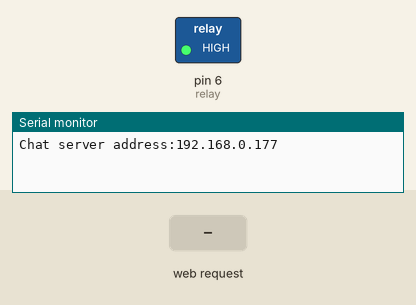
This sketch was run on a simulated Arduino Leonardo, built for the host (arithmetic inside an expression is 32-bit, double 64-bit). Shown: switched loads named in the sketch (green lamp = pin HIGH), the last lines printed to the serial monitor. The test bench sets the inputs (shaded band). WiFi joins after 1.5 s; servers stay silent unless stated.

Above: at 1.2 s.
1.3 s: HTTP request GET /on received
At 1.7 s:
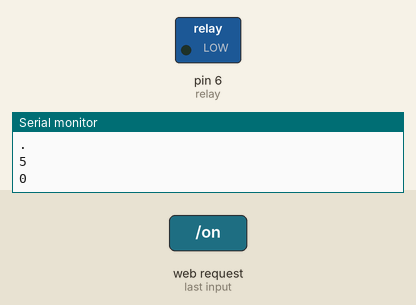
2.8 s: HTTP request GET /off received
At 4.2 s:
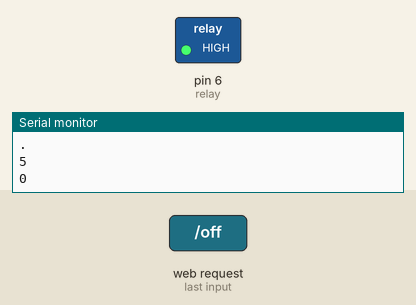
Timing chart, 0 to 5.8 s (numbered marks = the images above; inputs shaded):
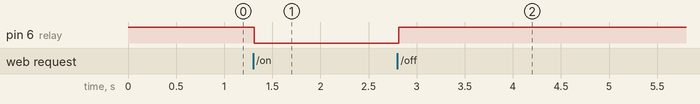

The sketch:

Lamp_-_Relay_Switch_-_Telnet_Control.ino
```cpp
#include <SPI.h>
#include <Ethernet.h>

// Enter a MAC address and IP address for your controller below.
// The IP address will be dependent on your local network.
// gateway and subnet are optional:
byte mac[] = { 0x00, 0xAA, 0xBB, 0xCC, 0xDE, 0x02 };
IPAddress ip(192, 168, 0, 177);
IPAddress myDns(192,168,0, 1);
IPAddress gateway(192, 168, 0, 1);
IPAddress subnet(255, 255, 255, 0);

// telnet defaults to port 23
EthernetServer server(23);
boolean alreadyConnected = false; // whether or not you got a message from the client yet
int relay = 6;
String commandString; //Temporary store any command that ethernet client is sending to the server

void setup() {
  pinMode(relay, OUTPUT); // set the output
  digitalWrite(relay, HIGH);
    Ethernet.begin(mac, ip, myDns, gateway, subnet); // initialize the Ethernet device not using DHCP:
    server.begin(); // start listening for clients
  Serial.begin(9600); // Open serial communications and wait for port to open:
  // this check is only needed on the Leonardo:
  while (!Serial) {
    ; // wait for serial port to connect. Needed for native USB port only
  }
Serial.print("Chat server address:");
Serial.println(Ethernet.localIP());
}

void loop(){

  EthernetClient client = server.available(); // wait for a new client

  // when the client sends the first byte, say hello:
  if (client) {
    if (!alreadyConnected) {
      client.flush(); //clear out the input buffer
      commandString =""; //clear the commandString variable

      server.println("---> Please type your command and hit Return...");
      alreadyConnected = true;
    }
    while (client.available()){
      char newChar = client.read(); //read the bytes incoming from the client;

    if (newChar == 0x0D){ // IF a 0xOD is recevied - a carriage return.
    server.print("Received this command: ");
    server.println(commandString);
    processCommand(commandString);
    } else{
      Serial.println(newChar);
      commandString += newChar;
    }
    }
  }
}


void processCommand(String command){
  server.print("Processing command ");
  server.println(command);


  if (command.indexOf("on") > -1){
    Serial.println("Lamp On command received");
    digitalWrite(relay, LOW);
    server.println("Lamp was turned on");
    commandString ="";
    return;
  }
  if (command.indexOf("off") > -1){
    Serial.println("Lamp off command received");
    digitalWrite(relay, HIGH);
    server.println("Lamp was turned off");
    commandString="";
    return;
  }
  commandString="";
  instructions();
}

void instructions(){
  server.println("I don't understand");
  server.println("Please use on of these commands:");
  server.println("* on, to turn on the lamp");
  server.println("* off, to turn off the lamp");
}
```

Measured:
- after the input at 1.3 s, pin 6 (relay): HIGH → LOW at once
- after the input at 2.8 s, pin 6 (relay): LOW → HIGH at once
